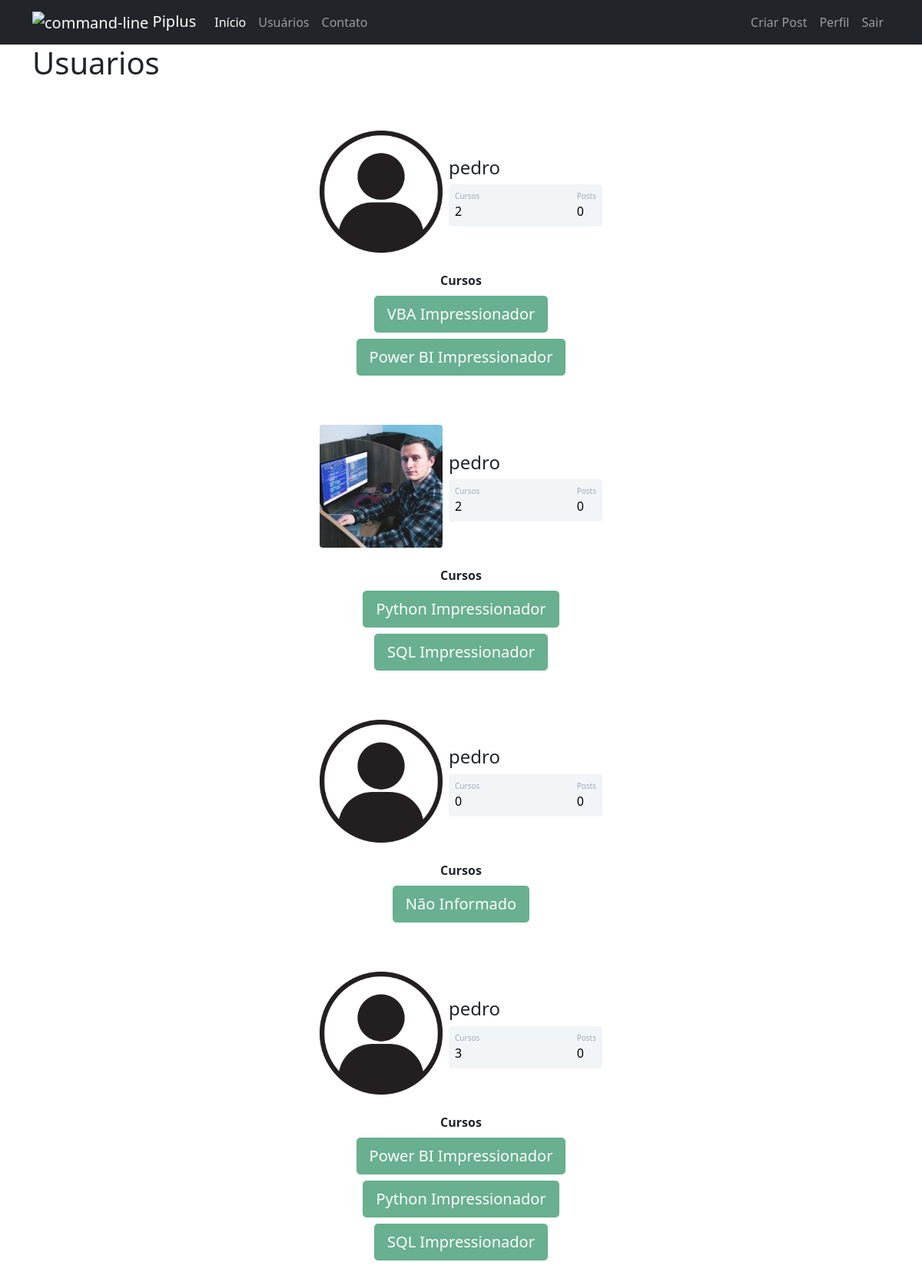
The app's page /usuarios (signed in) with its own data.
### Piplus/models.py (models this page shows)
class Usuario(database.Model, UserMixin):
    id = database.Column(database.Integer, primary_key=True)
    username = database.Column(database.String, nullable=False)
    email = database.Column(database.String, nullable=False, unique=True)
    senha = database.Column(database.String, nullable=False)
    foto_perfil = database.Column(database.String, default='default.jpg')
    posts = database.relationship('Post', backref='autor', lazy=True)
    cursos = database.Column(database.String, nullable=False, default='Não Informado')

### Piplus/routes.py (the view)
@app.route("/usuarios")
@login_required
def usuarios():
    lista_usuarios = Usuario.query.all()
    return render_template('usuarios.html', lista_usuarios=lista_usuarios)

### Piplus/models.py (called while the page is built)
@login_manager.user_loader
def load_usuario(id_usuario):
    return Usuario.query.get(int(id_usuario))

### Piplus/templates/usuarios.html (shortened to what this page needs)
{% extends 'base.html' %}
{% block body %}
    <div class="container">
        <h1>Usuarios</h1>
        {% for usuario in lista_usuarios %}
            <div class="container mt-5 d-flex justify-content-center">
                <div class="card p-3">
                    <div class="d-flex align-items-center">
                        <div class="image pe-2">
                            <img src="{{ url_for("static", filename="fotos_perfil/{}".format(usuario.foto_perfil)) }}" class="rounded" width="160" >
                        </div>
                    <div class="ml-3 w-100">
                    <h4 class="mb-0 mt-0">{{ usuario.username }}</h4>
                    <div class="p-2 mt-2 bg-primary d-flex justify-content-between rounded text-white stats">
                        {% if usuario.cursos == 'Não Informado' %}
                            <div class="d-flex flex-column">
                                <span class="articles">Cursos</span>
                                <span class="number1">0</span>
                            </div>
                        {% else %}
                            <div class="d-flex flex-column">
                                <span class="articles">Cursos</span>
                                <span class="number1">{{ usuario.cursos.count(';') + 1 }}</span>
                            </div>
                        {% endif %}
                        <div class="d-flex flex-column">
                            <span class="followers">Posts</span>
                            <span class="number2">0</span>
                        </div>
                    </div>
                    </div>
                    </div>
                </div>
            </div>
            <div class="row justify-content-center">
                <div class="col col-4 mt-2" style="text-align: center;">
                    <strong> Cursos </strong><br>
                    {% for curso in usuario.cursos.split(';') %}
                        <button type="button" class="btn btn-lg btn-success mt-2" disabled>{{ curso }}</button>
                    {% endfor %}
                </div>
            </div>
        {% endfor %}
    </div>
{% endblock %}

### Piplus/static/main.css (style rules this page uses)
.card { width: 400px; border: none; border-radius: 10px; background-color: #fff; }
.stats { background: #f2f5f8 !important; color: #000 !important; }
.articles { font-size:10px; color: #a1aab9; }
.number1 { font-weight:500; }
.followers { font-size:10px; color: #a1aab9; }
.number2 { font-weight:500; }

### records on screen
Usuario: foto_perfil (placeholder picture), username "pedro", cursos "2", curso "VBA Impressionador" "Power BI Impressionador"
Usuario: foto_perfil (picture), username "pedro", cursos "2", curso "Python Impressionador" "SQL Impressionador"
Usuario: foto_perfil (placeholder picture), username "pedro", shows "Cursos", cursos "Não Informado"
Usuario: foto_perfil (placeholder picture), username "pedro", cursos "3", curso "Power BI Impressionador" "Python Impressionador" "SQL Impressionador"
